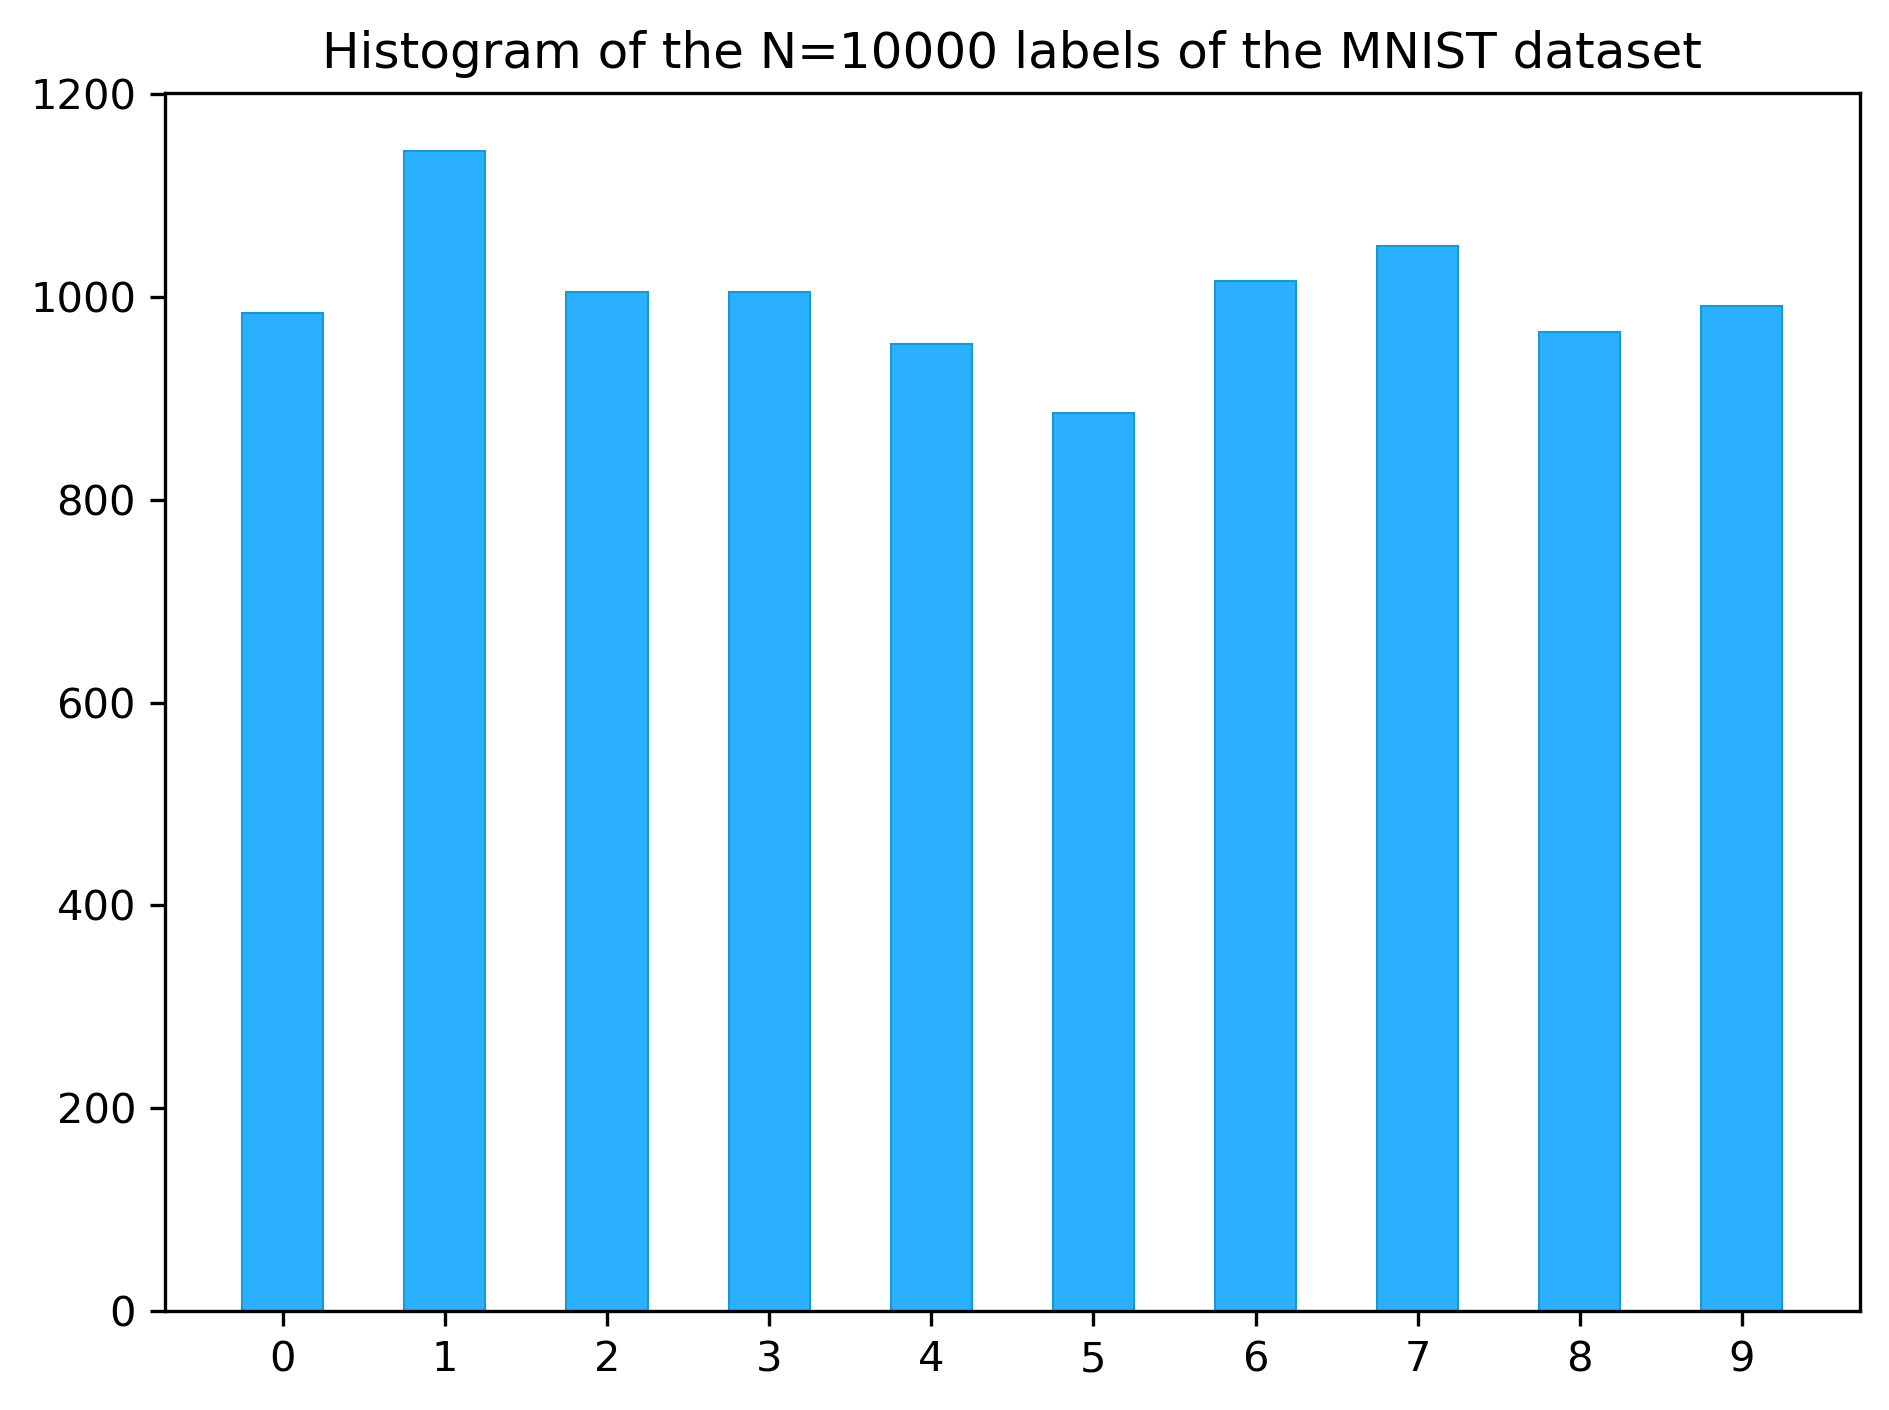

Write the Python code that produced this figure.
import numpy as np
from pathlib import Path
import matplotlib.pyplot as plt

if __name__ == "__main__":

    """Define input paths"""
    path_in_dir_script = Path(__file__).resolve().parent
    path_in_dir_data = path_in_dir_script / "../../Data/Processed"
    path_in_file_data_images = path_in_dir_data / "mnist_images.npy"
    path_in_file_data_labels = path_in_dir_data / "mnist_labels.npy"

    """Load data"""
    mnist_images = np.load(path_in_file_data_images)
    mnist_labels = np.load(path_in_file_data_labels)

    """Analise statistics of the mnist dataset"""
    nbins = 11

    plt.hist(
        mnist_labels, bins=np.arange(nbins) - 0.5, rwidth=0.5, facecolor="#2ab0ff", edgecolor="#169acf", linewidth=0.5
    )
    plt.xticks(range(nbins - 1))
    plt.title(f"Histogram of the N={len(mnist_labels)} labels of the MNIST dataset")
    plt.tight_layout()
    # plt.show()
    plt.savefig(path_in_dir_script / "histogram_labels.png", dpi=300, bbox_inches="tight")
